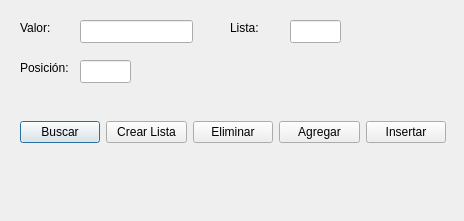
<?xml version="1.0" encoding="UTF-8"?>
<ui version="4.0">
 <class>T7Cursores</class>
 <widget class="QDialog" name="T7Cursores">
  <property name="geometry">
   <rect>
    <x>0</x>
    <y>0</y>
    <width>464</width>
    <height>221</height>
   </rect>
  </property>
  <property name="windowTitle">
   <string>Cursores</string>
  </property>
  <widget class="QLineEdit" name="lValor">
   <property name="geometry">
    <rect>
     <x>80</x>
     <y>20</y>
     <width>113</width>
     <height>23</height>
    </rect>
   </property>
  </widget>
  <widget class="QLabel" name="label">
   <property name="geometry">
    <rect>
     <x>20</x>
     <y>20</y>
     <width>57</width>
     <height>15</height>
    </rect>
   </property>
   <property name="text">
    <string>Valor:</string>
   </property>
  </widget>
  <widget class="QLineEdit" name="tPosicion">
   <property name="geometry">
    <rect>
     <x>80</x>
     <y>60</y>
     <width>51</width>
     <height>23</height>
    </rect>
   </property>
  </widget>
  <widget class="QLabel" name="label_2">
   <property name="geometry">
    <rect>
     <x>20</x>
     <y>60</y>
     <width>57</width>
     <height>15</height>
    </rect>
   </property>
   <property name="text">
    <string>Posición:</string>
   </property>
  </widget>
  <widget class="QLabel" name="lListas">
   <property name="geometry">
    <rect>
     <x>20</x>
     <y>160</y>
     <width>431</width>
     <height>41</height>
    </rect>
   </property>
   <property name="text">
    <string/>
   </property>
  </widget>
  <widget class="QLabel" name="label_3">
   <property name="geometry">
    <rect>
     <x>230</x>
     <y>20</y>
     <width>57</width>
     <height>15</height>
    </rect>
   </property>
   <property name="text">
    <string>Lista:</string>
   </property>
  </widget>
  <widget class="QLineEdit" name="tLista">
   <property name="geometry">
    <rect>
     <x>290</x>
     <y>20</y>
     <width>51</width>
     <height>23</height>
    </rect>
   </property>
  </widget>
  <widget class="QWidget" name="">
   <property name="geometry">
    <rect>
     <x>20</x>
     <y>120</y>
     <width>426</width>
     <height>25</height>
    </rect>
   </property>
   <layout class="QHBoxLayout" name="horizontalLayout">
    <item>
     <widget class="QPushButton" name="pushButton_5">
      <property name="text">
       <string>Buscar</string>
      </property>
     </widget>
    </item>
    <item>
     <widget class="QPushButton" name="bCrear">
      <property name="text">
       <string>Crear Lista</string>
      </property>
     </widget>
    </item>
    <item>
     <widget class="QPushButton" name="bEliminar">
      <property name="text">
       <string>Eliminar</string>
      </property>
     </widget>
    </item>
    <item>
     <widget class="QPushButton" name="bAgregar">
      <property name="text">
       <string>Agregar</string>
      </property>
     </widget>
    </item>
    <item>
     <widget class="QPushButton" name="bInsertar">
      <property name="text">
       <string>Insertar</string>
      </property>
     </widget>
    </item>
   </layout>
  </widget>
 </widget>
 <resources/>
 <connections/>
</ui>
